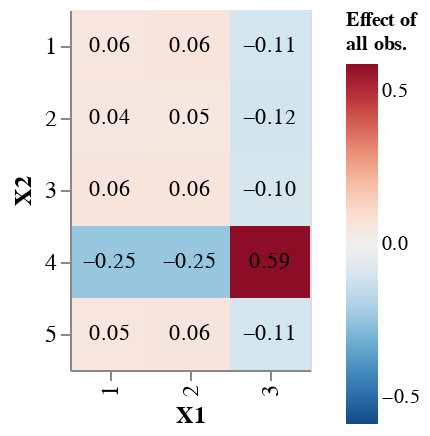

The code cell stored with this chart in its notebook:
### Markdown cell above
Now we take one raked value ($X_1 = 3$ and $X_2 = 4$) and we look at how it is nfluenced by the observations.

### Code cell
index = np.argmax(np.abs(df_y.grad_y))
index_raked_1 = df_y.iloc[index].raked_1
index_raked_2 = df_y.iloc[index].raked_2
df_y_loc = df_y.loc[(df_y.raked_1==index_raked_1)&(df_y.raked_2==index_raked_2)]
max_scale = max(abs(df_y_loc['grad_y'].min()), abs(df_y_loc['grad_y'].max()))

base = alt.Chart(df_y_loc).encode(
    x=alt.X('X1:N', axis=alt.Axis(title='X1')),
    y=alt.Y('X2:N', axis=alt.Axis(title='X2')),
)

heatmap = base.mark_rect().encode(
    color=alt.Color('grad_y:Q',
        scale=alt.Scale(scheme='redblue', domain=[-max_scale, max_scale], reverse=True),
        legend=alt.Legend(title=['Effect of', 'all obs.']))
)

text = base.mark_text(baseline='middle').encode(
    alt.Text('grad_y:Q', format='.2f')
)

chart = alt.layer(heatmap, text
).properties(
    width=120,
    height=180
).configure_title(
    fontSize=12
).configure_axis(
    labelFontSize=12,
    titleFontSize=12
).configure_legend(
    labelFontSize=10,
    titleFontSize=10
)
chart

### Figure 1 — Vega-Lite specification as saved in the notebook (floating-point values rounded to 4 significant figures)
{"config": {"view": {"continuousWidth": 300, "continuousHeight": 300}, "axis": {"labelFontSize": 12, "titleFontSize": 12}, "legend": {"labelFontSize": 10, "titleFontSize": 10}, "title": {"fontSize": 12}}, "layer": [{"mark": {"type": "rect"}, "encoding": {"color": {"field": "grad_y", "legend": {"title": ["Effect of", "all obs."]}, "scale": {"domain": [-0.5874, 0.5874], "reverse": true, "scheme": "redblue"}, "type": "quantitative"}, "x": {"axis": {"title": "X1"}, "field": "X1", "type": "nominal"}, "y": {"axis": {"title": "X2"}, "field": "X2", "type": "nominal"}}}, {"mark": {"type": "text", "baseline": "middle"}, "encoding": {"text": {"field": "grad_y", "format": ".2f", "type": "quantitative"}, "x": {"axis": {"title": "X1"}, "field": "X1", "type": "nominal"}, "y": {"axis": {"title": "X2"}, "field": "X2", "type": "nominal"}}}], "data": {"name": "data-be5e4e628350708d3fa22cc42a6b10cb"}, "height": 180, "width": 120, "$schema": "https://vega.github.io/schema/vega-lite/v6.1.0.json", "datasets": {"data-be5e4e628350708d3fa22cc42a6b10cb": [{"raked_1": 3, "raked_2": 4, "X1": 1, "X2": 1, "grad_y": 0.05547}, {"raked_1": 3, "raked_2": 4, "X1": 2, "X2": 1, "grad_y": 0.05903}, {"raked_1": 3, "raked_2": 4, "X1": 3, "X2": 1, "grad_y": -0.1124}, {"raked_1": 3, "raked_2": 4, "X1": 1, "X2": 2, "grad_y": 0.04439}, {"raked_1": 3, "raked_2": 4, "X1": 2, "X2": 2, "grad_y": 0.04773}, {"raked_1": 3, "raked_2": 4, "X1": 3, "X2": 2, "grad_y": -0.1173}, {"raked_1": 3, "raked_2": 4, "X1": 1, "X2": 3, "grad_y": 0.05923}, {"raked_1": 3, "raked_2": 4, "X1": 2, "X2": 3, "grad_y": 0.06278}, {"raked_1": 3, "raked_2": 4, "X1": 3, "X2": 3, "grad_y": -0.103}, {"raked_1": 3, "raked_2": 4, "X1": 1, "X2": 4, "grad_y": -0.2451}, {"raked_1": 3, "raked_2": 4, "X1": 2, "X2": 4, "grad_y": -0.2456}, {"raked_1": 3, "raked_2": 4, "X1": 3, "X2": 4, "grad_y": 0.5874}, {"raked_1": 3, "raked_2": 4, "X1": 1, "X2": 5, "grad_y": 0.05349}, {"raked_1": 3, "raked_2": 4, "X1": 2, "X2": 5, "grad_y": 0.05702}, {"raked_1": 3, "raked_2": 4, "X1": 3, "X2": 5, "grad_y": -0.1135}]}}
